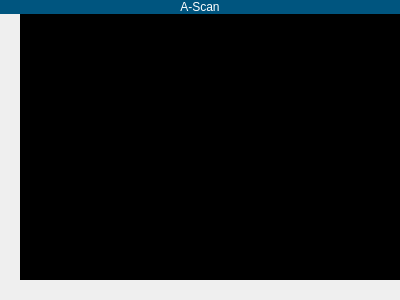
<?xml version="1.0" encoding="UTF-8"?>
<ui version="4.0">
 <class>AscanVDisplay</class>
 <widget class="QWidget" name="AscanVDisplay">
  <property name="geometry">
   <rect>
    <x>0</x>
    <y>0</y>
    <width>400</width>
    <height>300</height>
   </rect>
  </property>
  <property name="windowTitle">
   <string>Form</string>
  </property>
  <layout class="QVBoxLayout" name="verticalLayout" stretch="0,1,0">
   <property name="spacing">
    <number>0</number>
   </property>
   <property name="leftMargin">
    <number>0</number>
   </property>
   <property name="topMargin">
    <number>0</number>
   </property>
   <property name="rightMargin">
    <number>0</number>
   </property>
   <property name="bottomMargin">
    <number>0</number>
   </property>
   <item>
    <widget class="QLabel" name="titleLabel">
     <property name="styleSheet">
      <string notr="true">background-color: rgb(0, 85, 127);
color: rgb(255, 255, 255);</string>
     </property>
     <property name="text">
      <string>&lt;html&gt;&lt;head/&gt;&lt;body&gt;&lt;p&gt;&lt;span style=&quot; color:#ffffff;&quot;&gt;A-Scan&lt;/span&gt;&lt;/p&gt;&lt;/body&gt;&lt;/html&gt;</string>
     </property>
     <property name="alignment">
      <set>Qt::AlignCenter</set>
     </property>
    </widget>
   </item>
   <item>
    <layout class="QHBoxLayout" name="horizontalLayout_2" stretch="0,1">
     <property name="spacing">
      <number>0</number>
     </property>
     <item>
      <widget class="RulerWidget" name="leftRulerWidget" native="true">
       <property name="minimumSize">
        <size>
         <width>20</width>
         <height>0</height>
        </size>
       </property>
      </widget>
     </item>
     <item>
      <widget class="AscanVWidget" name="ascanWidget" native="true">
       <property name="autoFillBackground">
        <bool>false</bool>
       </property>
       <property name="styleSheet">
        <string notr="true">background-color: rgb(0, 0, 0);</string>
       </property>
      </widget>
     </item>
    </layout>
   </item>
   <item>
    <layout class="QHBoxLayout" name="horizontalLayout" stretch="0,1">
     <property name="spacing">
      <number>0</number>
     </property>
     <item>
      <widget class="QWidget" name="widget" native="true">
       <property name="minimumSize">
        <size>
         <width>20</width>
         <height>0</height>
        </size>
       </property>
      </widget>
     </item>
     <item>
      <widget class="RulerWidget" name="bottomRulerWidget" native="true">
       <property name="sizePolicy">
        <sizepolicy hsizetype="Preferred" vsizetype="Preferred">
         <horstretch>0</horstretch>
         <verstretch>0</verstretch>
        </sizepolicy>
       </property>
       <property name="minimumSize">
        <size>
         <width>0</width>
         <height>20</height>
        </size>
       </property>
      </widget>
     </item>
    </layout>
   </item>
  </layout>
 </widget>
 <customwidgets>
  <customwidget>
   <class>RulerWidget</class>
   <extends>QWidget</extends>
   <header>ruler_widget.h</header>
   <container>1</container>
  </customwidget>
  <customwidget>
   <class>AscanVWidget</class>
   <extends>QWidget</extends>
   <header>a_scan_vwidget.h</header>
   <container>1</container>
  </customwidget>
 </customwidgets>
 <resources/>
 <connections/>
</ui>
